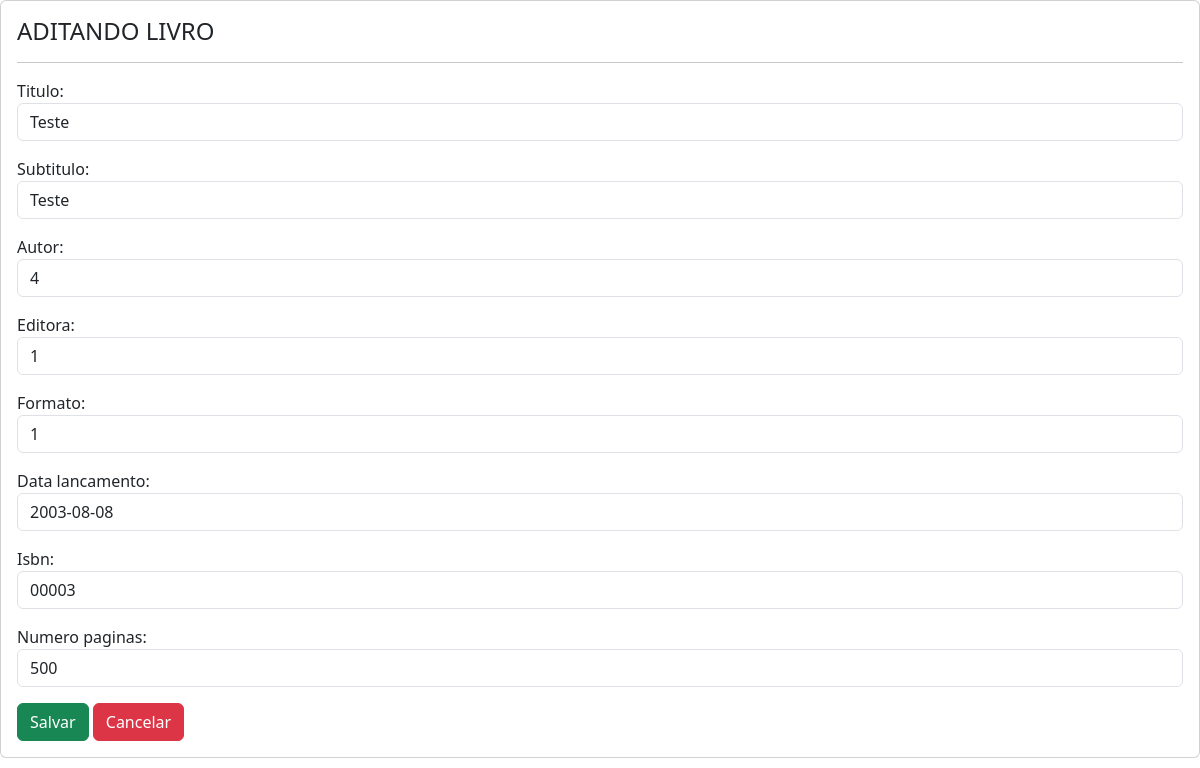
The page /livro/livro_edit/4/ on the database its author committed.
### portal/models.py (models this page shows)
class Livro(models.Model):
    titulo = models.CharField(max_length=255)
    subtitulo = models.CharField(max_length=255, blank=True, null=True)
    autor = models.ForeignKey(Autor, on_delete=models.CASCADE)
    editora = models.ForeignKey(Editora, on_delete=models.CASCADE)
    formato = models.ForeignKey(Formato, on_delete=models.CASCADE)
    data_lancamento = models.DateField()
    isbn = models.CharField(max_length=255)
    numero_paginas = models.PositiveIntegerField()

### portal/views.py (the view)
# urls.py: path('livro/livro_edit/<int:id>/',views.livro_edit, name='livro_edit'),
def livro_edit(request,id):
    livro = get_object_or_404(Livro, id=id)
    form = LivroForm(request.POST or None, instance=livro)
    if request.method == 'POST':
        if form.is_valid():
            form.save()
            return redirect('livro')
    context = {
        'form': form,
        'livro': livro,
    }
    return render(request,'portal/livro_edit.html', context)

### portal/forms.py
class LivroForm(forms.ModelForm):
    class Meta:
        model = Livro
        exclude = ()
        widgets = {
            'titulo': forms.TextInput(attrs={'class': 'form-control', 'autofocus': ''}),
            'subtitulo': forms.TextInput(attrs={'class': 'form-control'}),
            'autor': forms.NumberInput(attrs={'class': 'form-control'}),
            'editora': forms.NumberInput(attrs={'class': 'form-control'}),
            'formato': forms.NumberInput(attrs={'class': 'form-control'}),
            'data_lancamento': forms.DateInput(attrs={'class': 'form-control'}),
            'isbn': forms.TextInput(attrs={'class': 'form-control'}),
            'numero_paginas': forms.NumberInput(attrs={'class': 'form-control'}),
        }

### portal/templates/portal/livro_edit.html (shortened to what this page needs)
<!doctype html>
<html lang="pt-br">
  <head>
    <link href="https://cdn.jsdelivr.net/npm/bootstrap@5.3.2/dist/css/bootstrap.min.css" rel="stylesheet">
  </head>
  <body>
    <div class="card">
        <div class="card-body">
            <h4>ADITANDO LIVRO</h4>
            <hr>
            <form action="{% url 'livro_edit' id=livro.id %}" method="post">
                {{ form.as_p }}
                <button class="btn btn-success" type="submit">Salvar</button>
                <a href="{% url 'livro' %}" class="btn btn-danger">Cancelar</a>
            </form>
        </div>
    </div>
  </body>
</html>

### rows shown on the page
Livro: titulo "Teste", subtitulo "Teste", autor "4", editora "1", formato "1", data_lancamento "2003-08-08", isbn "00003", numero_paginas "500"
